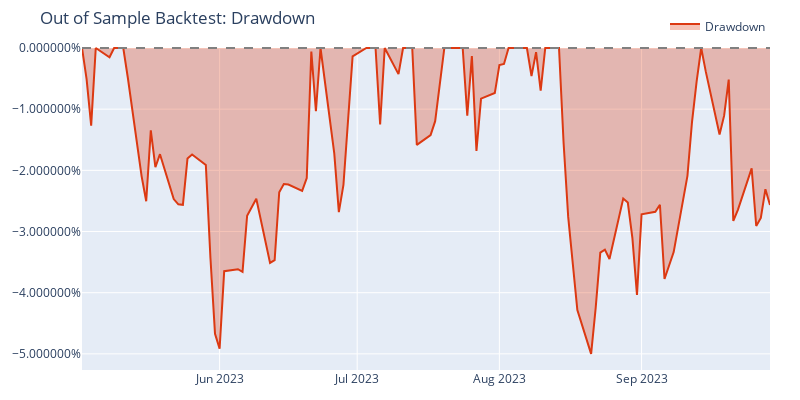

This figure's notebook cell:
### Code cell
pyopt_pf.plot_underwater(width=800, height=400, title='Out of Sample Backtest: Drawdown').show();
